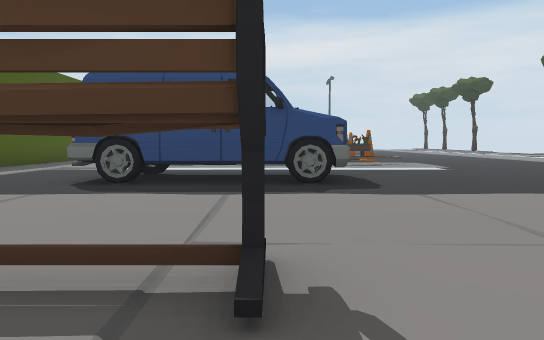
[1] (above)

13 first-person views from a walk through a scene from a Unity 3-D project. The camera is 1.3 m above the floor, tilts 4° down and sees 70° across. The floor is counted in squares, 2 m on a side. Each view is taken from the middle of a square. On the plan, view 1 faces up. The plan holds only what a view shows up to about 11 squares ahead; the rest is blank. The place goes on beyond the plan. The player character is not drawn. Door leaves are left out, so doorways stand open.

[2]
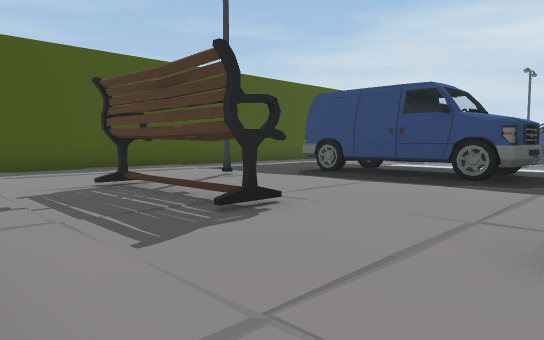

[3]
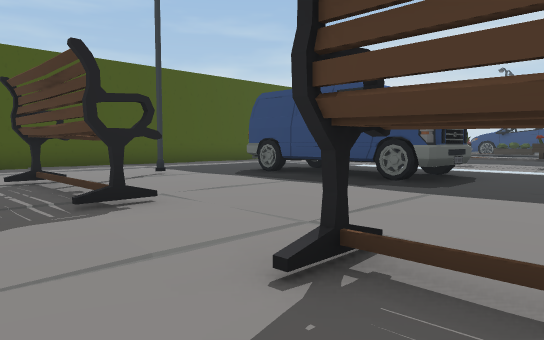

[4]
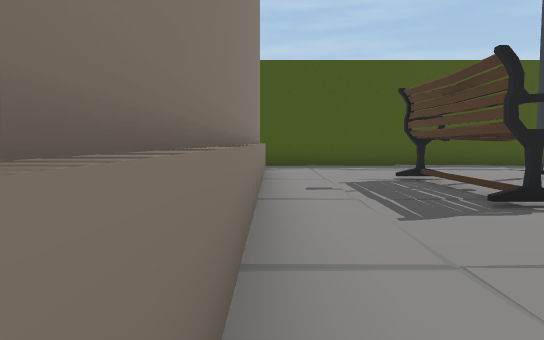

[5]
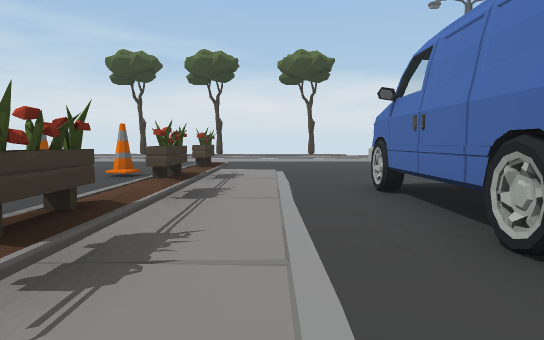

[6]
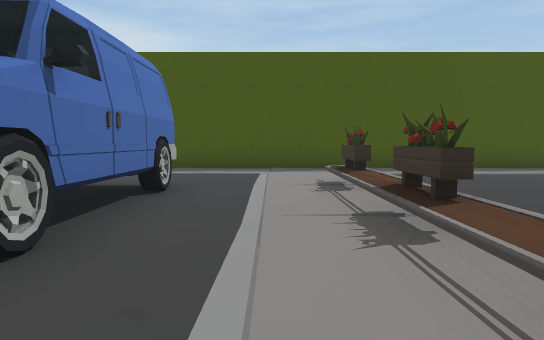

[7]
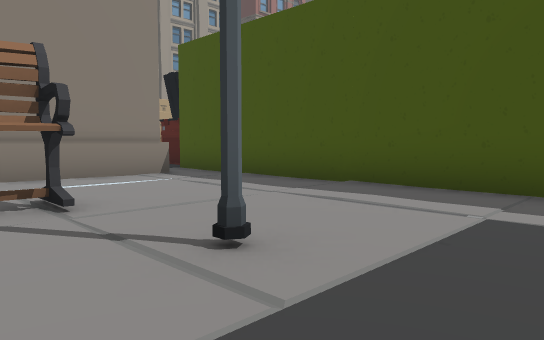

[8]
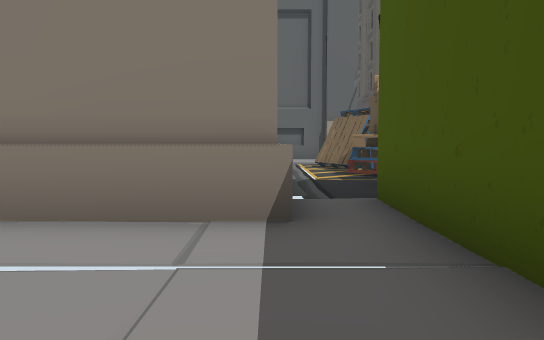

[9]
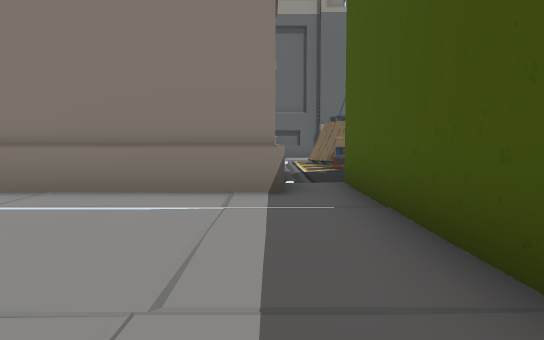

[10]
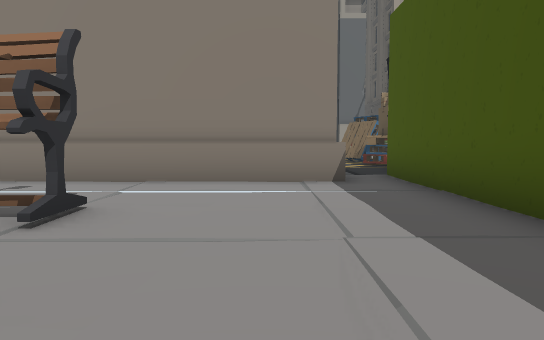

[11]
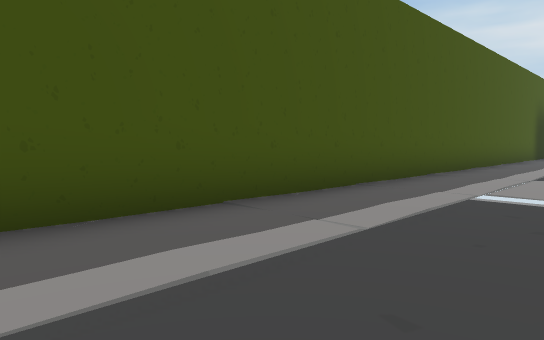

[12]
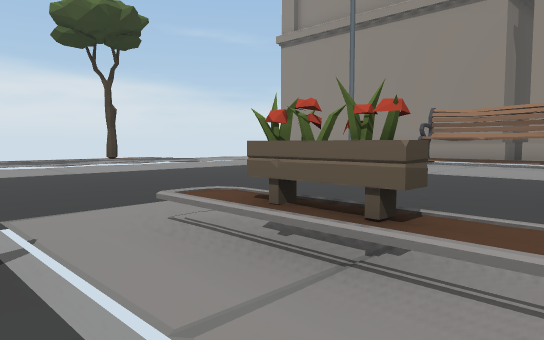

[13]
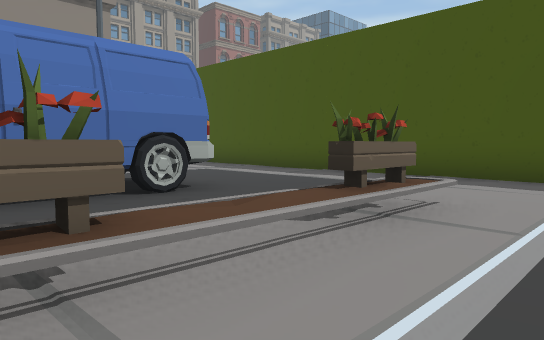

### Floor plan
Key: @ floor where view 1 was taken; # wall or solid block; x gap in a wall; . main floor; : floor 0.5 m higher than the main floor; / step, stairs or slope; D open door; T thing the floor can be seen under or through; C cone; O other object.
Columns run from 9 left of view 1 to 4 right of it. Each row starts with its distance up from view 1.
 13   O  .......C.
 12   #  .........
 11   #  .#//#:x:.
 10   O...........
  9   #...........
  8   O...DTTTT...
  7   #...DTTTT...
  6   #...........
  5   O...........
  4   #. .#
  3   #
  2   O.  OOOO  OO
  1   O
  0   #      @   .
 -1   #       ....
 -2   #OOOOOOOOOO#
 -3 OO#O
 -4  O.O
 -5  O.
 -6 OO.O
 -7  O.O
 -8 OOO
 -9 OOO

Where each view was taken, in squares from view 1:
view 1: 0 up, 0 right, facing up
view 2: 1 down, 3 right, facing up-left
view 3: 0 up, 4 right, facing up-left
view 4: 1 down, 4 right, facing left
view 5: 10 up, 5 left, facing right
view 6: 10 up, 3 right, facing left
view 7: 6 up, 2 left, facing down-left
view 8: 2 up, 6 left, facing down
view 9: 4 up, 6 left, facing down
view 10: 5 up, 5 left, facing down
view 11: 5 up, 4 left, facing up-left
view 12: 13 up, 1 right, facing down-right
view 13: 13 up, 0 right, facing down-left
